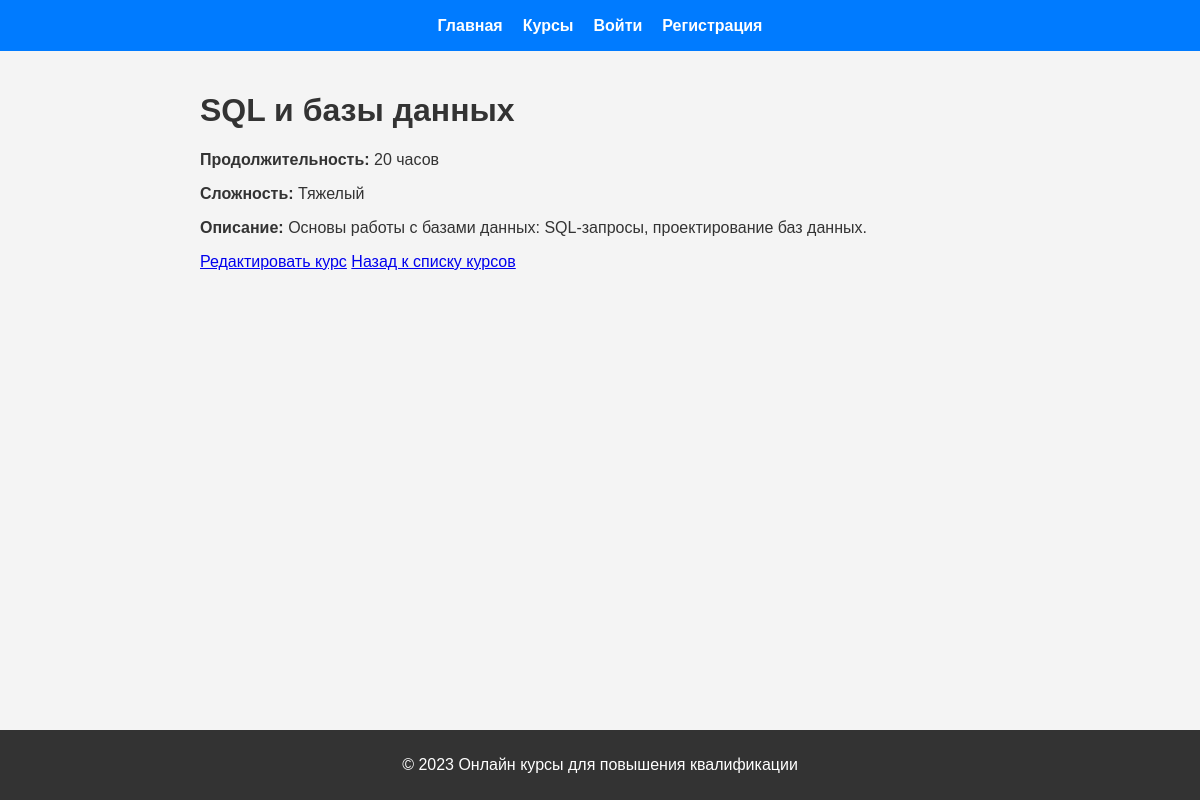
/course/3, run on the app's committed database.
### tables this page shows
CREATE TABLE courses (
    id INTEGER PRIMARY KEY AUTOINCREMENT,
    title TEXT NOT NULL,
    duration TEXT NOT NULL,
    difficulty TEXT NOT NULL,
    description TEXT
, category);

### main.py (the view)
@app.route('/course/<int:course_id>')
def course_detail(course_id):
    course = get_course_by_id(course_id)
    if course:
        return render_template('course_detail.html', course=course)
    return "Курс не найден", 404

### main.py (called while the page is built)
def get_course_by_id(course_id):
    conn = sqlite3.connect('courses.db')
    cursor = conn.cursor()
    cursor.execute('SELECT * FROM courses WHERE id = ?', (course_id,))
    course = cursor.fetchone()  # Получаем одну запись
    conn.close()
    return course

### templates/course_detail.html (shortened to what this page needs)
{% extends "base.html" %}
{% block content %}
<h1>{{ course[1] }}</h1>
<p><strong>Продолжительность:</strong> {{ course[2] }}</p>
<p><strong>Сложность:</strong> {{ course[3] }}</p>
<p><strong>Описание:</strong> {{ course[4] }}</p>
<a href="{{ url_for('show_edit_course_form', course_id=course[0]) }}">Редактировать курс</a>
<a href="{{ url_for('show_courses') }}">Назад к списку курсов</a>
{% endblock %}

### static/css/styles.css (style rules this page uses)
body { font-family: Arial, sans-serif; margin: 0; padding: 0; background-color: #f4f4f4; color: #333; }

### data on the page
courses: title "SQL и базы данных", duration "20 часов", difficulty "Тяжелый", description "Основы работы с базами данных: SQL-запросы, проектирование баз данных."
